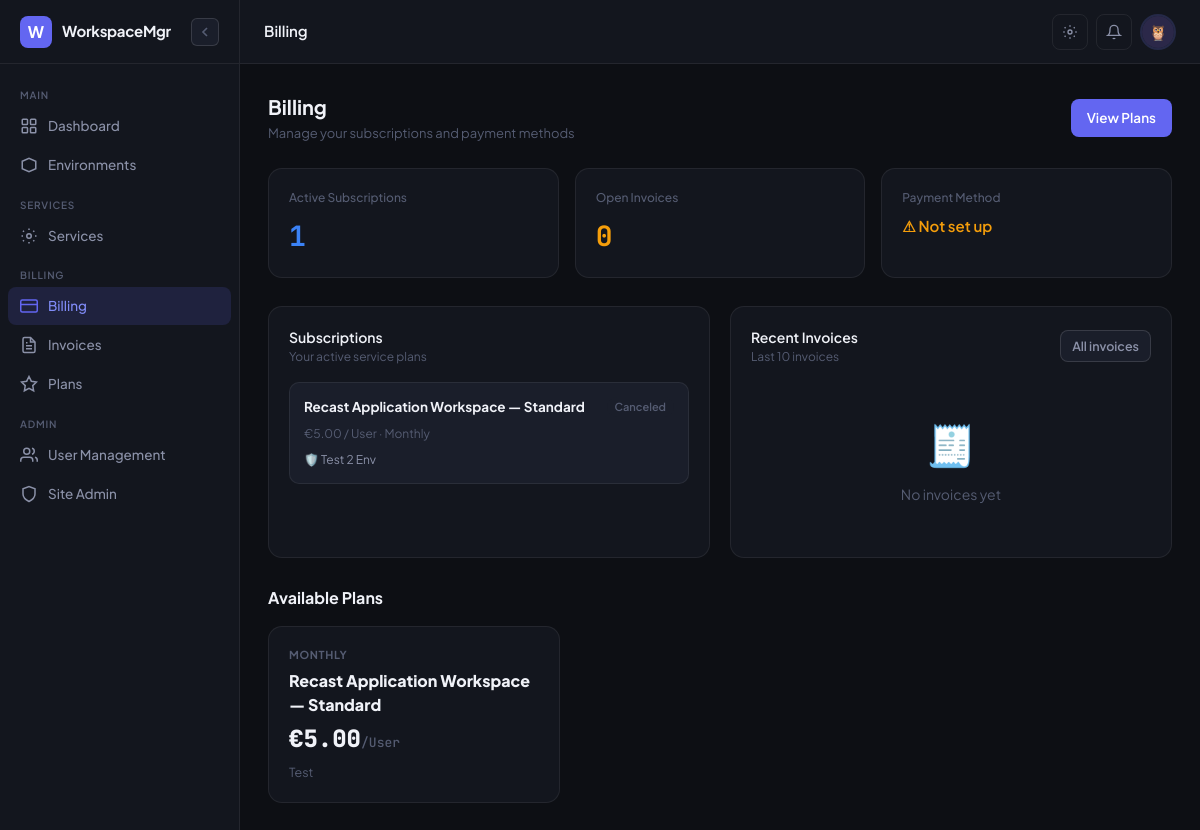
Before: /billing/ (signed in) with the older database file.
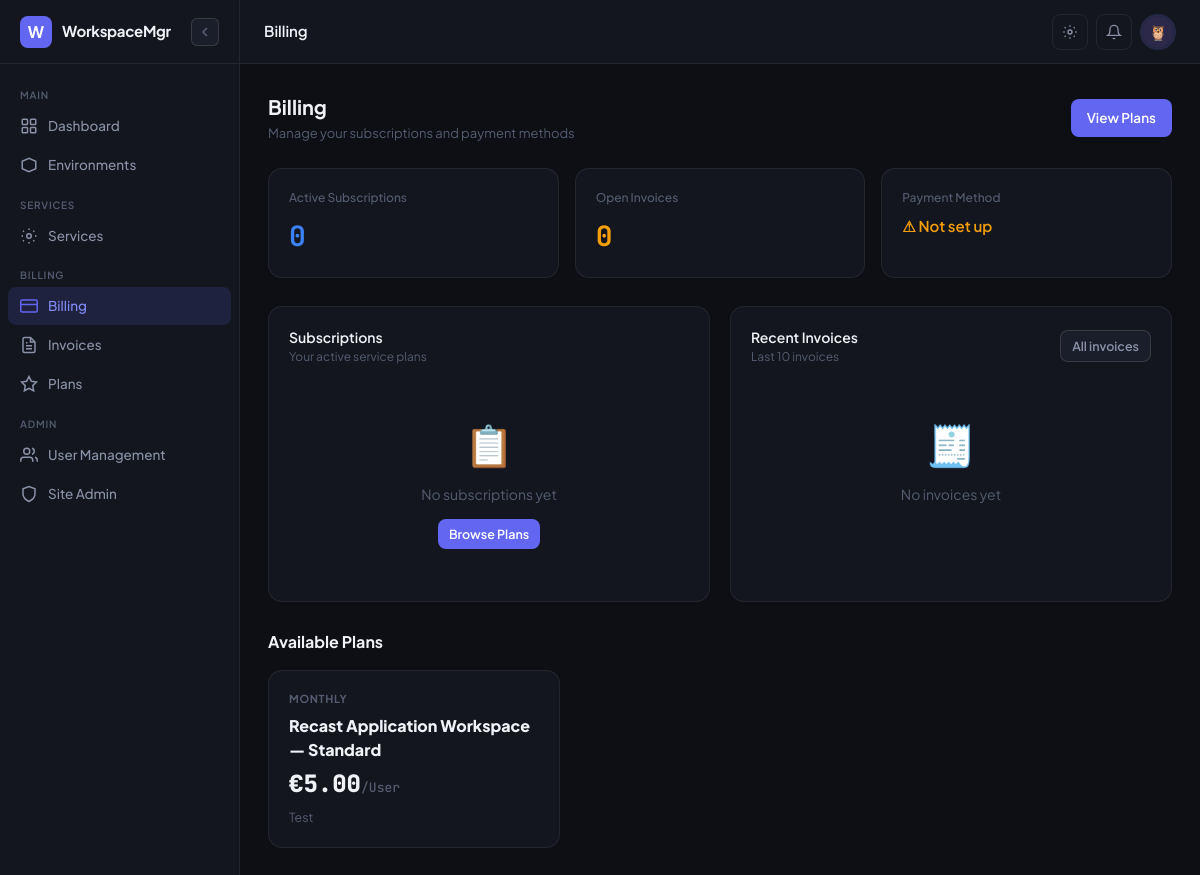
After: the same page with the newer database file.
### apps/billing/models.py (models this page shows, shortened)
class Subscription(models.Model):
    STATUS_CHOICES = [
        ('trialing', 'Trialing'),
        ('active', 'Active'),
        ('past_due', 'Past Due'),
        ('canceled', 'Canceled'),
        ('paused', 'Paused'),
    ]
    user = models.ForeignKey(settings.AUTH_USER_MODEL, on_delete=models.CASCADE, related_name='subscriptions')
    service = models.ForeignKey(Service, on_delete=models.CASCADE, related_name='subscriptions', null=True, blank=True)
    plan = models.ForeignKey(Plan, on_delete=models.PROTECT, related_name='subscriptions')
    status = models.CharField(max_length=20, choices=STATUS_CHOICES, default='trialing')
    mollie_subscription_id = models.CharField(max_length=100, blank=True)
    mollie_mandate_id = models.CharField(max_length=100, blank=True)
    trial_ends_at = models.DateTimeField(null=True, blank=True)
    created_at = models.DateTimeField(auto_now_add=True)
    updated_at = models.DateTimeField(auto_now=True)

class Plan(models.Model):
    BILLING_PERIOD_CHOICES = [
        ('monthly', 'Monthly'),
        ('yearly', 'Yearly'),
    ]
    service = models.ForeignKey(Service, on_delete=models.CASCADE, related_name='plans', null=True, blank=True)
    name = models.CharField(max_length=200)
    description = models.TextField(blank=True)
    price_per_unit = models.DecimalField(max_digits=10, decimal_places=2)
    unit_label = models.CharField(max_length=50, default='unit')
    billing_period = models.CharField(max_length=10, choices=BILLING_PERIOD_CHOICES, default='monthly')
    is_active = models.BooleanField(default=True)
    created_at = models.DateTimeField(auto_now_add=True)

### apps/services/models.py (models this page shows, shortened)
class Service(models.Model):
    STATUS_CHOICES = [
        ('active', 'Active'),
        ('inactive', 'Inactive'),
        ('configuring', 'Configuring'),
        ('error', 'Error'),
    ]
    environment = models.ForeignKey(Environment, on_delete=models.CASCADE, related_name='services')
    service_type = models.CharField(max_length=30, choices=SERVICE_TYPE_CHOICES)
    name = models.CharField(
        max_length=200,
        blank=True,
        help_text='Optional display name. Defaults to the service type name if left blank.'
    )
    status = models.CharField(max_length=20, choices=STATUS_CHOICES, default='configuring')
    enabled = models.BooleanField(default=False)
    is_connected = models.BooleanField(default=False)
    created_at = models.DateTimeField(auto_now_add=True)
    updated_at = models.DateTimeField(auto_now=True)
    class Meta:
        ordering = ['environment', 'service_type', 'name']
    @property
    def icon(self):
        icons = {
            'recast_workspace': '🖥️',
            'recast_user_license': '👤',
            'windows_365': '☁️',
            'intune': '🛡️',
        }
        return icons.get(self.service_type, '⚙️')

### apps/environments/models.py (models this page shows, shortened)
class Environment(models.Model):
    STATUS_CHOICES = [
        ('active', 'Active'),
        ('inactive', 'Inactive'),
        ('provisioning', 'Provisioning'),
    ]
    owner = models.ForeignKey(
        settings.AUTH_USER_MODEL,
        on_delete=models.CASCADE,
        related_name='environments',
    )
    name = models.CharField(max_length=200)
    description = models.TextField(blank=True)
    slug = models.SlugField(unique=True)
    status = models.CharField(max_length=20, choices=STATUS_CHOICES, default='active')
    azure_tenant_id = models.CharField(max_length=100, blank=True)
    created_at = models.DateTimeField(auto_now_add=True)
    updated_at = models.DateTimeField(auto_now=True)
    class Meta:
        ordering = ['-created_at']

### apps/billing/views.py (the view)
# urls.py: path('', views.billing_overview, name='overview'),
@login_required
def billing_overview(request):
    subscriptions = Subscription.objects.filter(user=request.user).select_related('plan', 'service')
    invoices = Invoice.objects.filter(user=request.user)[:10]
    plans = Plan.objects.filter(is_active=True)
    return render(request, 'billing/overview.html', {
        'subscriptions': subscriptions,
        'invoices': invoices,
        'plans': plans,
    })

### apps/accounts/models.py (called while the page is built)
    @property
    def display_name(self):
        return self.get_full_name() or self.email.split('@')[0]

    @property
    def is_superadmin(self):
        return self.role == 'superadmin' or self.is_superuser

    @property
    def is_env_admin(self):
        return self.role in ('superadmin', 'env_admin') or self.is_superuser

    @property
    def avatar_url(self):
        return f'/static/img/avatars/{self.avatar}.svg'

### apps/core/context_processors.py (called while the page is built)
def sidebar_context(request):
    if request.user.is_authenticated:
        environments = Environment.objects.filter(owner=request.user)[:10]
        return {'sidebar_environments': environments}
    return {}

### templates/billing/overview.html (shortened to what the changed rows need)
{% extends "base.html" %}
{% block content %}
<div style="display:grid;grid-template-columns:repeat(3,1fr);gap:16px;margin-bottom:28px;">
  <div class="stat-card">
    <div class="stat-label">Active Subscriptions</div>
    <div class="stat-value" style="color:var(--info);">{{ subscriptions.count }}</div>
  </div>
</div>
<div style="display:grid;grid-template-columns:1fr 1fr;gap:20px;">
  <div class="card">
    {% if subscriptions %}
    <div style="display:flex;flex-direction:column;gap:12px;">
      {% for sub in subscriptions %}
      <div style="padding:14px;border-radius:10px;border:1px solid var(--border);background:var(--bg-raised);">
        <div style="display:flex;align-items:center;justify-content:space-between;margin-bottom:8px;">
          <div style="font-size:13.5px;font-weight:700;">{{ sub.plan.name }}</div>
          <span class="badge
            {% if sub.status == 'active' %}badge-green
            {% elif sub.status == 'trialing' %}badge-blue
            {% elif sub.status == 'past_due' %}badge-red
            {% elif sub.status == 'canceled' %}badge-gray
            {% else %}badge-yellow{% endif %}">
            {{ sub.get_status_display }}
          </span>
        </div>
        <div style="font-size:12px;color:var(--text-muted);margin-bottom:8px;">
          €{{ sub.plan.price_per_unit }} / {{ sub.plan.unit_label }} · {{ sub.plan.get_billing_period_display }}
        </div>
        {% if sub.service %}
        <div style="font-size:12px;color:var(--text-secondary);">
          {{ sub.service.icon }} {{ sub.service.environment.name }}
        </div>
        {% endif %}
      </div>
      {% endfor %}
    </div>
    {% else %}
    <div style="text-align:center;padding:32px 0;">
      <div style="font-size:40px;margin-bottom:10px;">📋</div>
      <div style="font-size:14px;color:var(--text-muted);margin-bottom:14px;">No subscriptions yet</div>
      <a href="{% url 'billing:plan_list' %}" class="btn btn-primary btn-sm">Browse Plans</a>
    </div>
    {% endif %}
  </div>
</div>
<div style="margin-top:28px;">
  {% if plans %}
  <div style="display:grid;grid-template-columns:repeat(auto-fill,minmax(240px,1fr));gap:14px;">
    {% for plan in plans %}
    <div class="card" style="position:relative;">
      <div style="font-size:11px;font-weight:700;text-transform:uppercase;letter-spacing:0.06em;color:var(--text-muted);margin-bottom:6px;">{{ plan.get_billing_period_display }}</div>
      <div style="font-size:16px;font-weight:800;margin-bottom:4px;">{{ plan.name }}</div>
      <div style="font-size:24px;font-weight:800;font-family:'JetBrains Mono',monospace;margin-bottom:4px;">
        €{{ plan.price_per_unit }}<span style="font-size:13px;font-weight:500;color:var(--text-muted);">/{{ plan.unit_label }}</span>
      </div>
      {% if plan.description %}
      <div style="font-size:12.5px;color:var(--text-muted);margin-top:6px;line-height:1.5;">{{ plan.description }}</div>
      {% endif %}
    </div>
    {% endfor %}
  </div>
  {% else %}
  <div class="card" style="text-align:center;padding:32px;color:var(--text-muted);">
    No plans configured yet. A superadmin can add plans via the Django admin.
  </div>
  {% endif %}
</div>
{% endblock %}

Changed rows visible on the page:
removed Subscription: plan.name "Recast Application Workspace — Standard", status "Canceled", plan.price_per_unit "5.00", plan.unit_label "User", plan.billing_period "Monthly", service.icon "🛡️", service.environment.name "Test 2 Env"
Other visible differences:
{{ subscriptions.count }}: "1" → "0"
text now shown: "📋 No subscriptions yet Browse Plans"
